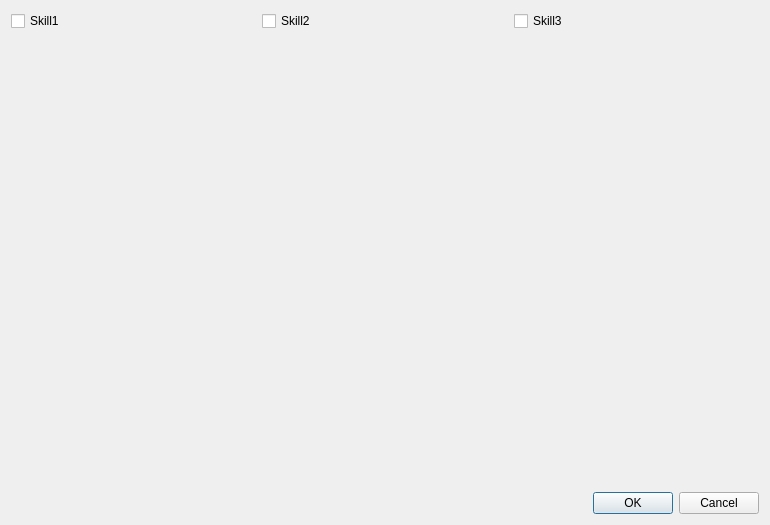
<?xml version="1.0" encoding="UTF-8"?>
<ui version="4.0">
 <class>DialogSkillChosen</class>
 <widget class="QDialog" name="DialogSkillChosen">
  <property name="geometry">
   <rect>
    <x>0</x>
    <y>0</y>
    <width>770</width>
    <height>525</height>
   </rect>
  </property>
  <property name="windowTitle">
   <string>Dialog</string>
  </property>
  <layout class="QVBoxLayout" name="verticalLayout_4">
   <item>
    <layout class="QHBoxLayout" name="horizontalLayout">
     <item>
      <layout class="QVBoxLayout" name="verticalLayout">
       <item>
        <widget class="QCheckBox" name="checkSkill1">
         <property name="text">
          <string>Skill1</string>
         </property>
        </widget>
       </item>
       <item>
        <widget class="QLabel" name="label">
         <property name="text">
          <string/>
         </property>
         <property name="pixmap">
          <pixmap>../../rsc/heros/skill_icons/back.jpg</pixmap>
         </property>
        </widget>
       </item>
      </layout>
     </item>
     <item>
      <layout class="QVBoxLayout" name="verticalLayout_2">
       <item>
        <widget class="QCheckBox" name="checkSkill2">
         <property name="text">
          <string>Skill2</string>
         </property>
        </widget>
       </item>
       <item>
        <widget class="QLabel" name="label_2">
         <property name="text">
          <string/>
         </property>
         <property name="pixmap">
          <pixmap>../../rsc/heros/skill_icons/back.jpg</pixmap>
         </property>
        </widget>
       </item>
      </layout>
     </item>
     <item>
      <layout class="QVBoxLayout" name="verticalLayout_3">
       <item>
        <widget class="QCheckBox" name="checkSkill3">
         <property name="text">
          <string>Skill3</string>
         </property>
        </widget>
       </item>
       <item>
        <widget class="QLabel" name="label_3">
         <property name="text">
          <string/>
         </property>
         <property name="pixmap">
          <pixmap>../../rsc/heros/skill_icons/back.jpg</pixmap>
         </property>
        </widget>
       </item>
      </layout>
     </item>
    </layout>
   </item>
   <item>
    <widget class="QDialogButtonBox" name="buttonBox">
     <property name="orientation">
      <enum>Qt::Horizontal</enum>
     </property>
     <property name="standardButtons">
      <set>QDialogButtonBox::Cancel|QDialogButtonBox::Ok</set>
     </property>
    </widget>
   </item>
  </layout>
 </widget>
 <resources/>
 <connections>
  <connection>
   <sender>buttonBox</sender>
   <signal>rejected()</signal>
   <receiver>DialogSkillChosen</receiver>
   <slot>reject()</slot>
   <hints>
    <hint type="sourcelabel">
     <x>316</x>
     <y>260</y>
    </hint>
    <hint type="destinationlabel">
     <x>286</x>
     <y>274</y>
    </hint>
   </hints>
  </connection>
 </connections>
</ui>
